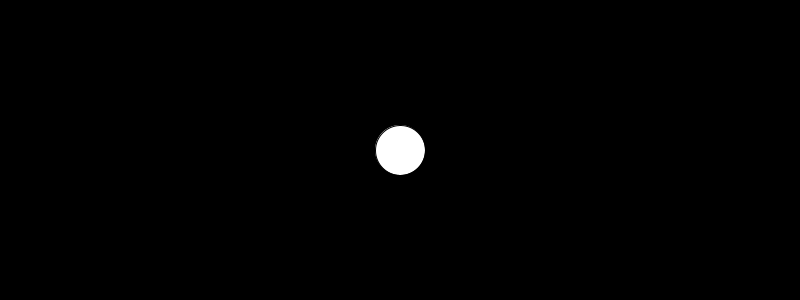
Frame 1 (no input)
Frame 60 (the mouse pressed at the canvas centre just before this capture): identical to frame 1, image omitted
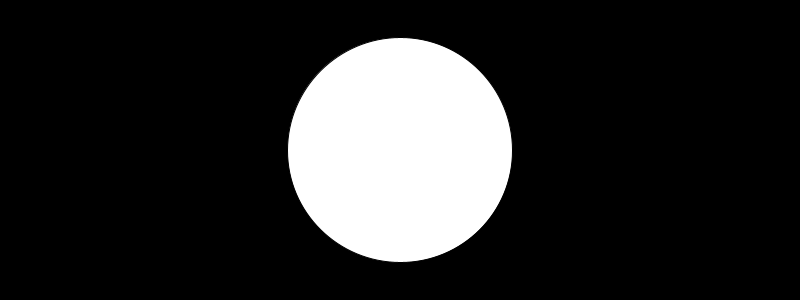
Frame 120 (the mouse held since frame 60 and released just before this capture)

The Processing sketch that drew these frames (run headless with seeded random() and noise(); from frame 60 on, the mouse is pressed at the canvas centre):

// Processing sketch: ex01_capture
// ── ex01_capture.pde
void setup(){
    size(800, 300);
}

void draw(){
    background(0);
    
    fill(255);
    float rSize = map(mouseX, 0, width, 50, 400);
    ellipse(width/2, height/2, rSize, rSize);
}

// 키보드 s키를 눌렀을때 저장하기
void keyPressed(){
    if(key == 's'){
        save("capture.tif");    // capture.tif로 저장하기
    }
}
